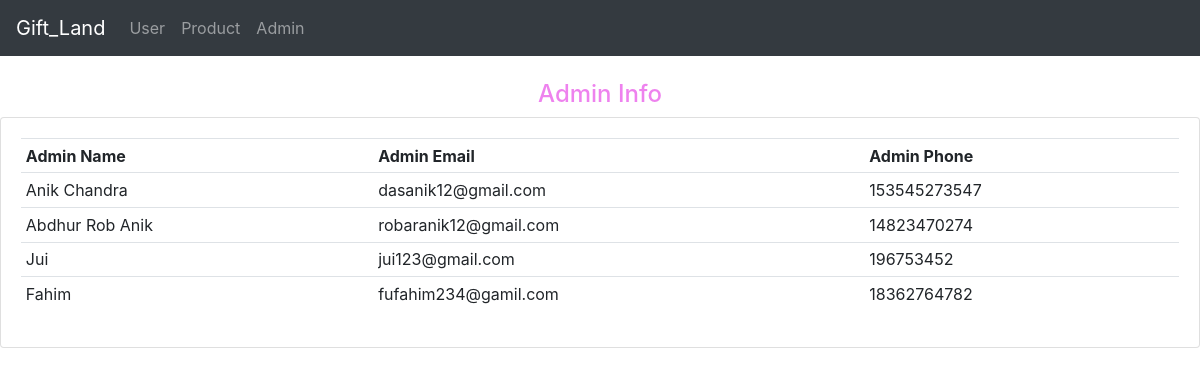
Before: /manage/ with the older database file.
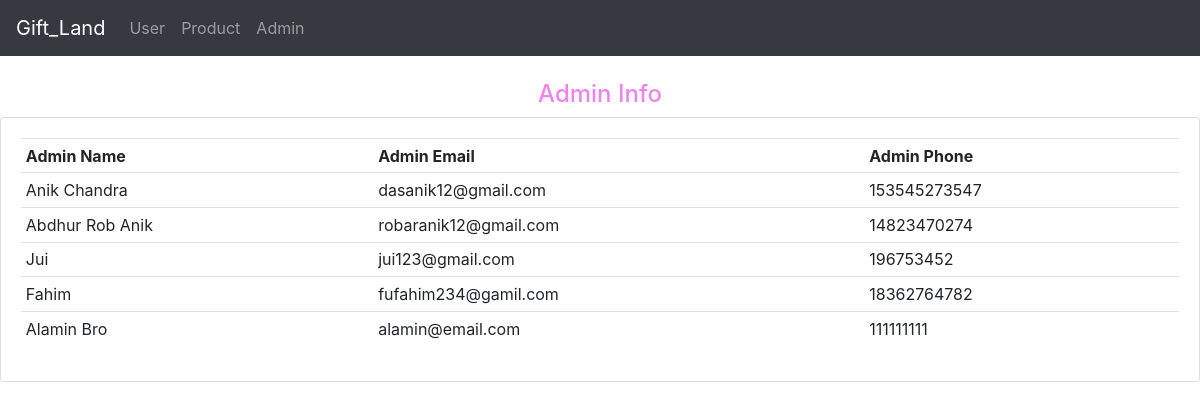
After: the same page with the newer database file.
### Admin/models.py (models this page shows, shortened)
class Admin(models.Model):
    admin_id = models.IntegerField(blank=True, null=True)
    admin_name = models.CharField(max_length=100)
    admin_email = models.CharField(max_length=200, unique=True)
    admin_phone = models.IntegerField(blank=True, null=True)
    product = models.ManyToManyField(Product)

### Admin/views.py (the view)
# urls.py: path('manage/',Admin_views.Show_Admin)
def Show_Admin(request):
    admin_info=Admin.objects.all()
    context={
        'admin_info':admin_info,
    }
    return render(request,'admin.html',context)

### templates/admin.html
{% extends 'base.html' %}
{% block content %}
<br>
<div class="row">
	<div class="col-md">
        <h4 style="text-align: center; color:violet;">Admin Info</h4>
		<div class="card card-body">
			<table  class="table table-sm">
				<tr>
					<th>Admin Name</th>
					<th>Admin Email</th>
                    <th>Admin Phone</th>
					{% for i in admin_info %}
					   <tr>
						   <td>{{ i.admin_name }}</td>
                           <td>{{ i.admin_email }}</td>
						   <td>{{ i.admin_phone}}</td>
					   </tr>
					{% endfor %}
				</tr>
			</table>
		</div>
	</div>
</div>
{% endblock %}

### templates/base.html (shortened to what this page needs)
<!DOCTYPE html>
<html>
<head>
    <link rel="stylesheet" href="https://stackpath.bootstrapcdn.com/bootstrap/4.5.2/css/bootstrap.min.css">
</head>
<body>
    {% include 'navbar.html' %}
	{% block content %}
	{% endblock %}
</body>
</html>

### templates/navbar.html (shortened to what this page needs)
<nav class="navbar navbar-expand-lg navbar-dark bg-dark">
    <a class="navbar-brand" href="#">Gift_Land</a>
    <div class="collapse navbar-collapse" id="navbarNav">
      <ul class="navbar-nav">
        <li class="nav-item">
          <a class="nav-link" href="#">User</a>
        </li>
        <li class="nav-item">
          <a class="nav-link" href="#">Product</a>
        </li>
        <li class="nav-item">
          <a class="nav-link" href="#">Admin</a>
        </li>
      </ul>
    </div>
  </nav>

Changed rows visible on the page:
added Admin: admin_name "Alamin Bro", admin_email "alamin@email.com", admin_phone "111111111"
